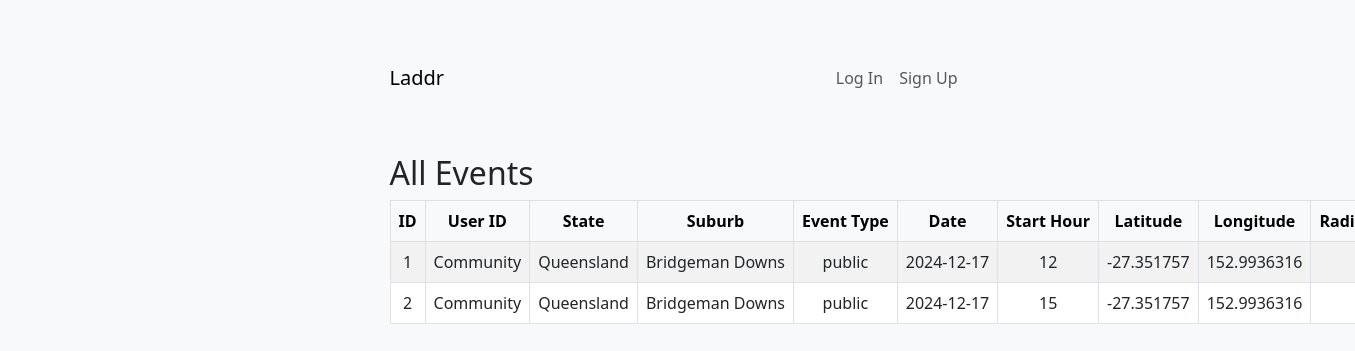
/all-events, run on an earlier commit of the app's database.
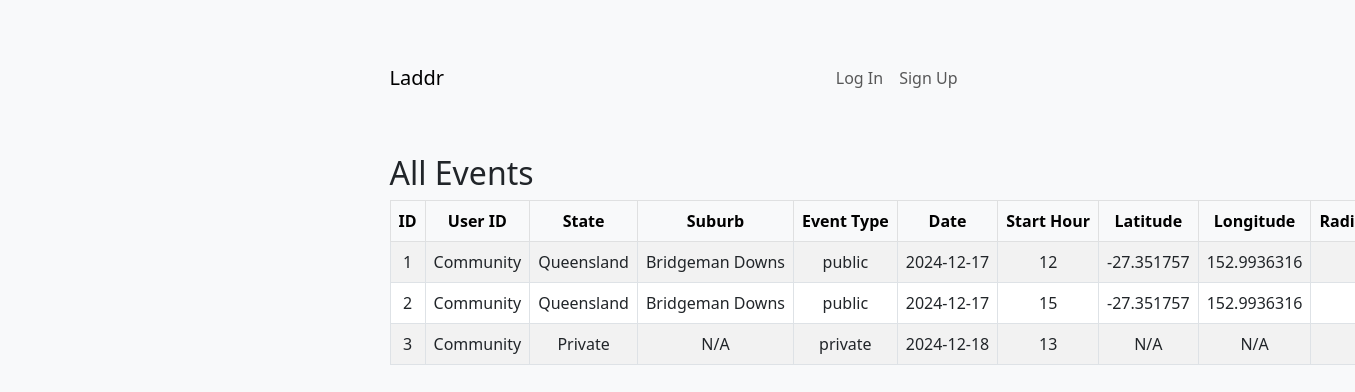
And on a later commit of the database.
### app/models.py (models this page shows, shortened)
class Event(db.Model):
    id = db.Column(db.Integer, primary_key=True)
    user_id = db.Column(db.Integer, db.ForeignKey('users.id'), nullable=True)  # Nullable for community events
    user = db.relationship('User', backref='events')
    major_city = db.Column(db.String(100), nullable=False)
    suburb = db.Column(db.String(100), nullable=False)
    event_type = db.Column(db.String(20), nullable=False, default='public')  # Default to public
    date = db.Column(db.Date, nullable=False)
    start_hour = db.Column(db.Integer, nullable=False)
    latitude = db.Column(db.Float, nullable=True)
    longitude = db.Column(db.Float, nullable=True)
    radius = db.Column(db.Float, default=1.0)

### app/routes.py (the view, shortened to what this page needs)
@main.route('/all-events', methods=['GET'])
def all_events():
    events = Event.query.all()
    return render_template('all_events.html', events=events)

### app/templates/all_events.html (shortened to what this page needs)
{% extends 'base.html' %}
{% block content %}
<h2 class="mt-5">All Events</h2>
<table class="table table-striped table-bordered">
    <thead class="table-light">
        <tr>
            <th>ID</th>
            <th>User ID</th>
            <th>State</th>
            <th>Suburb</th>
            <th>Event Type</th>
            <th>Date</th>
            <th>Start Hour</th>
            <th>Latitude</th>
            <th>Longitude</th>
            <th>Radius (km)</th>
        </tr>
    </thead>
    <tbody>
        {% for event in events %}
        <tr>
            <td>{{ event.id }}</td>
            <td>{{ event.user_id or 'Community' }}</td>
            <td>{{ event.major_city }}</td>
            <td>{{ event.suburb }}</td>
            <td>{{ event.event_type }}</td>
            <td>{{ event.date.strftime('%Y-%m-%d') }}</td>
            <td>{{ event.start_hour }}</td>
            <td>{{ event.latitude or 'N/A' }}</td>
            <td>{{ event.longitude or 'N/A' }}</td>
            <td>{{ event.radius }}</td>
        </tr>
        {% endfor %}
    </tbody>
</table>
{% endblock %}

### app/templates/base.html (shortened to what this page needs)
<!DOCTYPE html>
<html lang="en">
<head>
    <link href="https://cdn.jsdelivr.net/npm/bootstrap@5.3.0/dist/css/bootstrap.min.css" rel="stylesheet">
    <link href="https://cdn.jsdelivr.net/npm/bootstrap-icons/font/bootstrap-icons.css" rel="stylesheet">
    <link rel="stylesheet" href="https://unpkg.com/leaflet@1.7.1/dist/leaflet.css" />
    <link rel="stylesheet" href="{{ url_for('static', filename='styles.css') }}">
    <link rel="stylesheet" href="https://cdnjs.cloudflare.com/ajax/libs/selectize.js/0.12.6/css/selectize.default.min.css" />
</head>
<body>
    <nav class="navbar navbar-expand-lg navbar-light bg-light">
        <div class="container">
            <a class="navbar-brand" href="{{ url_for('main.index') }}">Laddr</a>
            <div class="collapse navbar-collapse" id="navbarNav">
                <ul class="navbar-nav ms-auto">
                    {% if session.get('user_id') %}
                        <li class="nav-item">
                            <a class="nav-link" href="{{ url_for('main.account') }}">My Account</a>
                        </li>
                        <li class="nav-item">
                            <a class="nav-link" href="{{ url_for('main.leaderboard') }}">Laddr</a>
                        </li>
                        <li class="nav-item">
                            <a class="nav-link" href="{{ url_for('main.schedule') }}">Schedule</a>
                        </li>
                        <li class="nav-item">
                            <a class="nav-link" href="{{ url_for('main.how_it_works') }}">How It Works</a>
                        </li>
                        <li class="nav-item">
                            <a class="nav-link" href="{{ url_for('main.logout') }}">Log Out</a>
                        </li>
                    {% else %}
                        <li class="nav-item">
                            <a class="nav-link" href="{{ url_for('main.login') }}">Log In</a>
                        </li>
                        <li class="nav-item">
                            <a class="nav-link" href="{{ url_for('main.create_account') }}">Sign Up</a>
                        </li>
                    {% endif %}
                </ul>
            </div>
        </div>
    </nav>
    <div class="container mt-4">
        {% block content %}{% endblock %}
    </div>
</body>
</html>

### app/static/styles.css (style rules this page uses)
body { background-color: #f8f9fa; }
.container { margin-top: 50px; max-width: 600px; }
table { white-space: nowrap; }
th, td { text-align: center; vertical-align: middle; }

What changed in the data, as far as the page shows it:
added Event: id "3", user_id "Community", major_city "Private", suburb "N/A", event_type "private", date "2024-12-18", start_hour "13", latitude "N/A", longitude "N/A"
